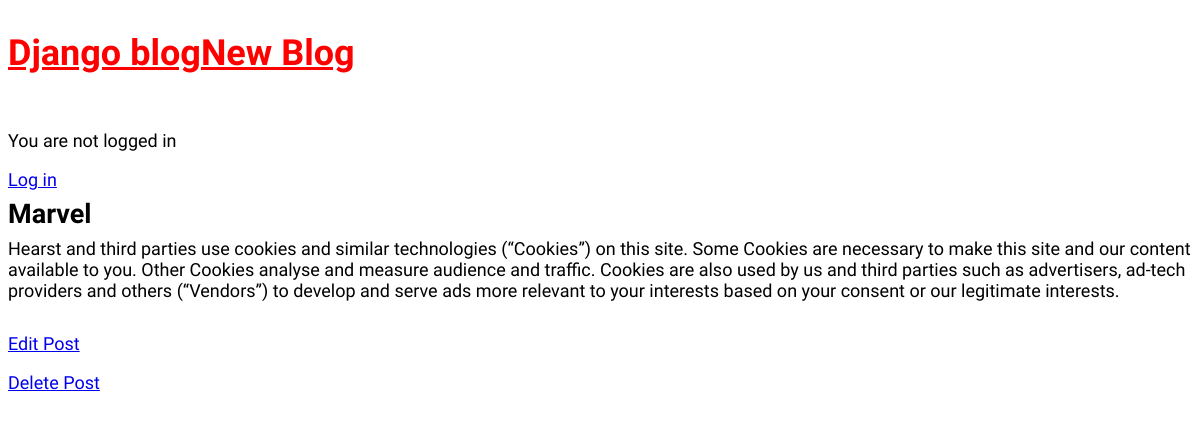
/post/1, run on the app's committed database.
### blog/models.py (models this page shows, shortened)
class Post (models.Model):
    title = models.CharField(max_length=200)
    author = models.ForeignKey("auth.User", on_delete =models.CASCADE,)
    body = models.TextField()

### blog/views.py (the view)
# urls.py: path("post/<int:pk>", BlogDetailView.as_view(), name="post_detail"),
class BlogDetailView(DetailView):
    model = Post
    template_name = "post_detail.html"

### template/post_detail.html
{% extends 'base.html' %}
{% block content %}
<div class="post-entry">
<h2>{{ object.title }}</h2>
<p>{{ object.body }}</p> </div>
<p><a href="{% url 'post_edit' object.pk %}"> Edit Post</a></p>
<p><a href="{% url 'post_delete' object.pk %}"> Delete Post</a></p>
{% endblock content %}

### static/css/base.css (style rules this page uses)
body { font-family: 'Source Sans Pro', sans-serif; font-size: 18px; }
.post-entry { margin-bottom: 2rem; }
.post-entry h2 { margin: 0.5rem 0; }
.post-entry p { margin: 0; font-weight: 400; }

### data on the page
Post: title "Marvel", body "Hearst and third parties use cookies and similar technologies (“Cookies”) on this site. Some Cookies are necessary to make this site and our content available to you. Other Cookies analyse and measure audience and traffic. Cookies are also used by us and third parties such as advertisers, ad-tech providers and others (“Vendors”) to develop and serve ads more relevant to your interests based on your consent or our legitimate interests."
